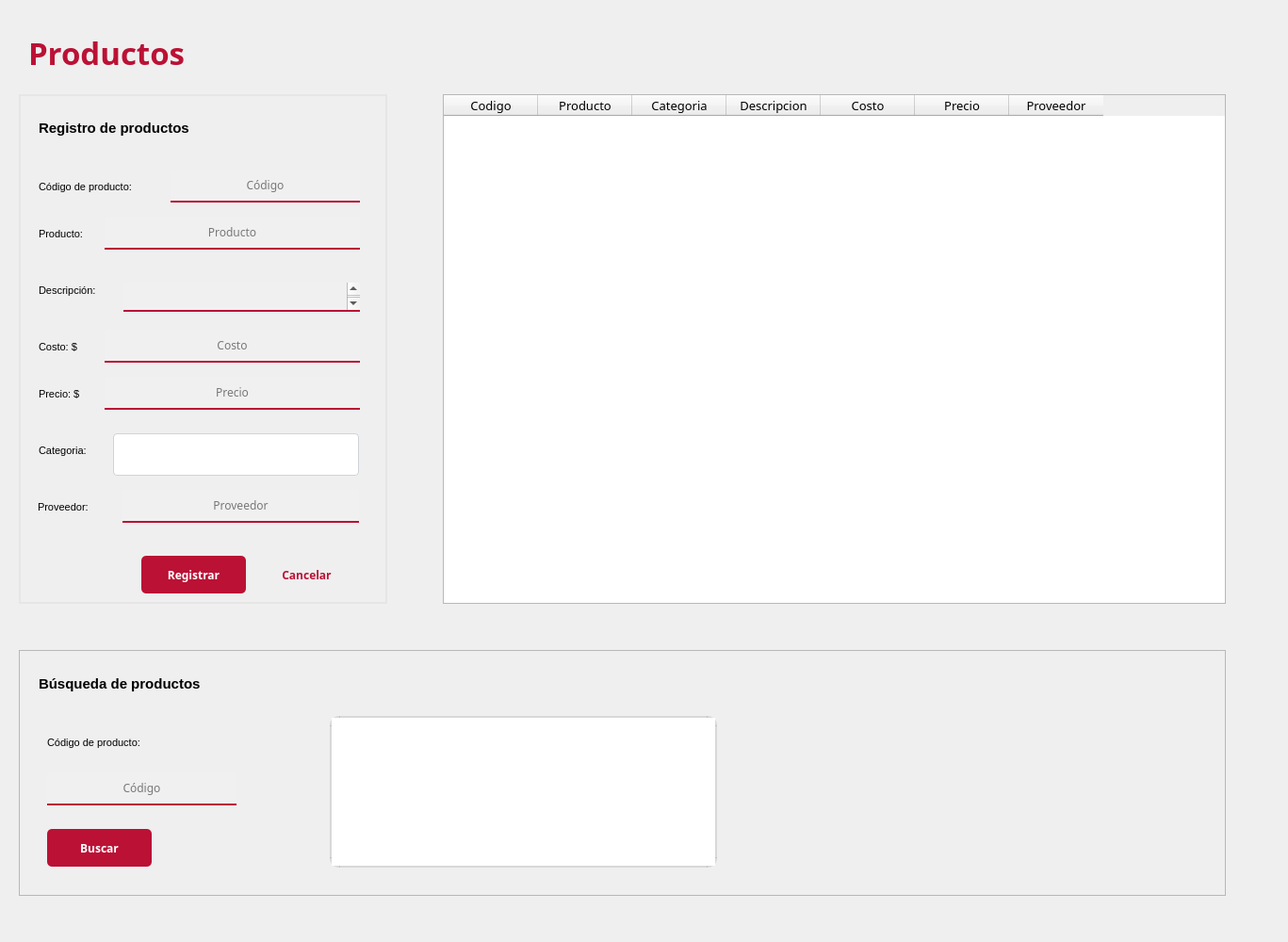
<?xml version="1.0" encoding="UTF-8"?>
<ui version="4.0">
 <class>MainWindow</class>
 <widget class="QMainWindow" name="MainWindow">
  <property name="geometry">
   <rect>
    <x>0</x>
    <y>0</y>
    <width>1367</width>
    <height>1000</height>
   </rect>
  </property>
  <property name="font">
   <font>
    <family>Product Sans</family>
    <pointsize>10</pointsize>
   </font>
  </property>
  <property name="windowTitle">
   <string>MainWindow</string>
  </property>
  <widget class="QWidget" name="centralwidget">
   <widget class="QLabel" name="label">
    <property name="geometry">
     <rect>
      <x>30</x>
      <y>20</y>
      <width>261</width>
      <height>71</height>
     </rect>
    </property>
    <property name="font">
     <font>
      <family>Product Sans</family>
      <pointsize>25</pointsize>
      <weight>75</weight>
      <bold>true</bold>
     </font>
    </property>
    <property name="styleSheet">
     <string notr="true">color: #bb1135;</string>
    </property>
    <property name="text">
     <string>Productos</string>
    </property>
   </widget>
   <widget class="QFrame" name="frame">
    <property name="geometry">
     <rect>
      <x>20</x>
      <y>100</y>
      <width>391</width>
      <height>541</height>
     </rect>
    </property>
    <property name="styleSheet">
     <string notr="true">#frame {
	border: 2px solid rgb(230, 230, 230);
}</string>
    </property>
    <property name="frameShape">
     <enum>QFrame::StyledPanel</enum>
    </property>
    <property name="frameShadow">
     <enum>QFrame::Raised</enum>
    </property>
    <widget class="QComboBox" name="cmbCategoria">
     <property name="geometry">
      <rect>
       <x>100</x>
       <y>360</y>
       <width>261</width>
       <height>45</height>
      </rect>
     </property>
     <property name="font">
      <font>
       <family>Product Sans</family>
       <pointsize>9</pointsize>
       <weight>50</weight>
       <bold>false</bold>
      </font>
     </property>
     <property name="styleSheet">
      <string notr="true">QComboBox {
	border: 1px solid #ced4da;
	border-radius: 4px;
	padding-left: 15px;
}

QComboBox::drop-down {
	border: 0px;
}

QComboBox:on {
	border: 4px solid #c2dbfe;
}

QComboBox QListView {
	font-size: 12px;
	border: 1px solid rgba(0,0,0,.1);
	padding: 5px;
	background-color: #fff;
	outline: 0px;
}

QComboBox QListView:item {
	padding-left: 10px;
	background-color: #fff;
}

QComboBox QListView:item:hover {
	background-color: #1e90ff;
}

QComboBox QListView:item:selected {
	background-color: #1e90ff;
}</string>
     </property>
    </widget>
    <widget class="QLabel" name="label_4">
     <property name="geometry">
      <rect>
       <x>21</x>
       <y>20</y>
       <width>231</width>
       <height>31</height>
      </rect>
     </property>
     <property name="font">
      <font>
       <pointsize>11</pointsize>
       <weight>75</weight>
       <bold>true</bold>
      </font>
     </property>
     <property name="text">
      <string>Registro de productos</string>
     </property>
    </widget>
    <widget class="QLabel" name="label_6">
     <property name="geometry">
      <rect>
       <x>21</x>
       <y>140</y>
       <width>131</width>
       <height>17</height>
      </rect>
     </property>
     <property name="font">
      <font>
       <pointsize>8</pointsize>
      </font>
     </property>
     <property name="text">
      <string>Producto:</string>
     </property>
    </widget>
    <widget class="QLabel" name="label_9">
     <property name="geometry">
      <rect>
       <x>21</x>
       <y>310</y>
       <width>61</width>
       <height>17</height>
      </rect>
     </property>
     <property name="font">
      <font>
       <pointsize>8</pointsize>
      </font>
     </property>
     <property name="text">
      <string>Precio: $</string>
     </property>
    </widget>
    <widget class="QLabel" name="label_5">
     <property name="geometry">
      <rect>
       <x>21</x>
       <y>90</y>
       <width>131</width>
       <height>17</height>
      </rect>
     </property>
     <property name="font">
      <font>
       <pointsize>8</pointsize>
      </font>
     </property>
     <property name="text">
      <string>Código de producto:</string>
     </property>
    </widget>
    <widget class="QLineEdit" name="txtProducto">
     <property name="geometry">
      <rect>
       <x>91</x>
       <y>130</y>
       <width>271</width>
       <height>35</height>
      </rect>
     </property>
     <property name="font">
      <font>
       <family>Product Sans</family>
       <pointsize>9</pointsize>
      </font>
     </property>
     <property name="styleSheet">
      <string notr="true">QLineEdit {
	background-color: rgb(240, 240, 240);
	border: none;
	border-bottom: 2px solid #bb1135;
}</string>
     </property>
     <property name="text">
      <string/>
     </property>
     <property name="alignment">
      <set>Qt::AlignCenter</set>
     </property>
     <property name="placeholderText">
      <string>Producto</string>
     </property>
    </widget>
    <widget class="QLabel" name="label_7">
     <property name="geometry">
      <rect>
       <x>21</x>
       <y>200</y>
       <width>131</width>
       <height>17</height>
      </rect>
     </property>
     <property name="font">
      <font>
       <pointsize>8</pointsize>
      </font>
     </property>
     <property name="text">
      <string>Descripción:</string>
     </property>
    </widget>
    <widget class="QLabel" name="label_8">
     <property name="geometry">
      <rect>
       <x>21</x>
       <y>260</y>
       <width>61</width>
       <height>17</height>
      </rect>
     </property>
     <property name="font">
      <font>
       <pointsize>8</pointsize>
      </font>
     </property>
     <property name="text">
      <string>Costo: $</string>
     </property>
    </widget>
    <widget class="QLabel" name="label_10">
     <property name="geometry">
      <rect>
       <x>21</x>
       <y>370</y>
       <width>71</width>
       <height>17</height>
      </rect>
     </property>
     <property name="font">
      <font>
       <pointsize>8</pointsize>
      </font>
     </property>
     <property name="text">
      <string>Categoria:</string>
     </property>
    </widget>
    <widget class="QTextEdit" name="txtDescripcion">
     <property name="geometry">
      <rect>
       <x>111</x>
       <y>200</y>
       <width>251</width>
       <height>31</height>
      </rect>
     </property>
     <property name="styleSheet">
      <string notr="true">QTextEdit {
	background-color: rgb(240, 240, 240);
	border: none;
	border-bottom: 2px solid #bb1135;
}
</string>
     </property>
     <property name="html">
      <string>&lt;!DOCTYPE HTML PUBLIC &quot;-//W3C//DTD HTML 4.0//EN&quot; &quot;http://www.w3.org/TR/REC-html40/strict.dtd&quot;&gt;
&lt;html&gt;&lt;head&gt;&lt;meta name=&quot;qrichtext&quot; content=&quot;1&quot; /&gt;&lt;style type=&quot;text/css&quot;&gt;
p, li { white-space: pre-wrap; }
&lt;/style&gt;&lt;/head&gt;&lt;body style=&quot; font-family:'MS Shell Dlg 2'; font-size:7.75385pt; font-weight:400; font-style:normal;&quot;&gt;
&lt;p style=&quot;-qt-paragraph-type:empty; margin-top:0px; margin-bottom:0px; margin-left:0px; margin-right:0px; -qt-block-indent:0; text-indent:0px; font-family:'Product Sans'; font-size:10pt;&quot;&gt;&lt;br /&gt;&lt;/p&gt;
&lt;p style=&quot;-qt-paragraph-type:empty; margin-top:0px; margin-bottom:0px; margin-left:0px; margin-right:0px; -qt-block-indent:0; text-indent:0px; font-family:'Product Sans'; font-size:10pt;&quot;&gt;&lt;br /&gt;&lt;/p&gt;&lt;/body&gt;&lt;/html&gt;</string>
     </property>
    </widget>
    <widget class="QLineEdit" name="txtCosto">
     <property name="geometry">
      <rect>
       <x>91</x>
       <y>250</y>
       <width>271</width>
       <height>35</height>
      </rect>
     </property>
     <property name="font">
      <font>
       <family>Product Sans</family>
       <pointsize>9</pointsize>
      </font>
     </property>
     <property name="styleSheet">
      <string notr="true">QLineEdit {
	background-color: rgb(240, 240, 240);
	border: none;
	border-bottom: 2px solid #bb1135;
}</string>
     </property>
     <property name="text">
      <string/>
     </property>
     <property name="alignment">
      <set>Qt::AlignCenter</set>
     </property>
     <property name="placeholderText">
      <string>Costo</string>
     </property>
    </widget>
    <widget class="QLineEdit" name="txtCodigo">
     <property name="geometry">
      <rect>
       <x>161</x>
       <y>80</y>
       <width>201</width>
       <height>35</height>
      </rect>
     </property>
     <property name="font">
      <font>
       <family>Product Sans</family>
       <pointsize>9</pointsize>
      </font>
     </property>
     <property name="styleSheet">
      <string notr="true">QLineEdit {
	background-color: rgb(240, 240, 240);
	border: none;
	border-bottom: 2px solid #bb1135;
}</string>
     </property>
     <property name="text">
      <string/>
     </property>
     <property name="alignment">
      <set>Qt::AlignCenter</set>
     </property>
     <property name="placeholderText">
      <string>Código</string>
     </property>
    </widget>
    <widget class="QLineEdit" name="txtPrecio">
     <property name="geometry">
      <rect>
       <x>91</x>
       <y>300</y>
       <width>271</width>
       <height>35</height>
      </rect>
     </property>
     <property name="font">
      <font>
       <family>Product Sans</family>
       <pointsize>9</pointsize>
      </font>
     </property>
     <property name="styleSheet">
      <string notr="true">QLineEdit {
	background-color: rgb(240, 240, 240);
	border: none;
	border-bottom: 2px solid #bb1135;
}</string>
     </property>
     <property name="text">
      <string/>
     </property>
     <property name="alignment">
      <set>Qt::AlignCenter</set>
     </property>
     <property name="placeholderText">
      <string>Precio</string>
     </property>
    </widget>
    <widget class="QPushButton" name="btnRegistrar">
     <property name="geometry">
      <rect>
       <x>130</x>
       <y>490</y>
       <width>111</width>
       <height>40</height>
      </rect>
     </property>
     <property name="font">
      <font>
       <family>Product Sans</family>
       <pointsize>9</pointsize>
       <weight>75</weight>
       <bold>true</bold>
      </font>
     </property>
     <property name="styleSheet">
      <string notr="true">QPushButton {
	color: #fff;
	background-color: #bb1135;
	border-radius: 5px;
	border: none;
}

QPushButton:pressed {
	background-color: #4d0000;
}</string>
     </property>
     <property name="text">
      <string>Registrar</string>
     </property>
    </widget>
    <widget class="QPushButton" name="btnCancelar">
     <property name="geometry">
      <rect>
       <x>250</x>
       <y>490</y>
       <width>111</width>
       <height>40</height>
      </rect>
     </property>
     <property name="font">
      <font>
       <family>Product Sans</family>
       <pointsize>9</pointsize>
       <weight>75</weight>
       <bold>true</bold>
      </font>
     </property>
     <property name="styleSheet">
      <string notr="true">QPushButton {
	color: #bb1135;
	background-color: none;
	border-radius: 5px;
	border: none;
}

QPushButton:pressed {
	color: #4d0000;
}</string>
     </property>
     <property name="text">
      <string>Cancelar</string>
     </property>
    </widget>
    <widget class="QLineEdit" name="txtProveedor">
     <property name="geometry">
      <rect>
       <x>110</x>
       <y>420</y>
       <width>251</width>
       <height>35</height>
      </rect>
     </property>
     <property name="font">
      <font>
       <family>Product Sans</family>
       <pointsize>9</pointsize>
      </font>
     </property>
     <property name="styleSheet">
      <string notr="true">QLineEdit {
	background-color: rgb(240, 240, 240);
	border: none;
	border-bottom: 2px solid #bb1135;
}</string>
     </property>
     <property name="text">
      <string/>
     </property>
     <property name="alignment">
      <set>Qt::AlignCenter</set>
     </property>
     <property name="placeholderText">
      <string>Proveedor</string>
     </property>
    </widget>
    <widget class="QLabel" name="label_12">
     <property name="geometry">
      <rect>
       <x>20</x>
       <y>430</y>
       <width>131</width>
       <height>17</height>
      </rect>
     </property>
     <property name="font">
      <font>
       <pointsize>8</pointsize>
      </font>
     </property>
     <property name="text">
      <string>Proveedor:</string>
     </property>
    </widget>
   </widget>
   <widget class="QTableWidget" name="tbwProductos">
    <property name="geometry">
     <rect>
      <x>470</x>
      <y>100</y>
      <width>831</width>
      <height>541</height>
     </rect>
    </property>
    <property name="minimumSize">
     <size>
      <width>0</width>
      <height>0</height>
     </size>
    </property>
    <column>
     <property name="text">
      <string>Codigo</string>
     </property>
    </column>
    <column>
     <property name="text">
      <string>Producto</string>
     </property>
    </column>
    <column>
     <property name="text">
      <string>Categoria</string>
     </property>
    </column>
    <column>
     <property name="text">
      <string>Descripcion</string>
     </property>
    </column>
    <column>
     <property name="text">
      <string>Costo</string>
     </property>
    </column>
    <column>
     <property name="text">
      <string>Precio</string>
     </property>
    </column>
    <column>
     <property name="text">
      <string>Proveedor</string>
     </property>
    </column>
   </widget>
   <widget class="QFrame" name="frame_2">
    <property name="geometry">
     <rect>
      <x>20</x>
      <y>690</y>
      <width>1281</width>
      <height>261</height>
     </rect>
    </property>
    <property name="styleSheet">
     <string notr="true">#frame {
	border: 2px solid rgb(230, 230, 230);
}</string>
    </property>
    <property name="frameShape">
     <enum>QFrame::StyledPanel</enum>
    </property>
    <property name="frameShadow">
     <enum>QFrame::Raised</enum>
    </property>
    <widget class="QLabel" name="label_11">
     <property name="geometry">
      <rect>
       <x>21</x>
       <y>20</y>
       <width>251</width>
       <height>31</height>
      </rect>
     </property>
     <property name="font">
      <font>
       <pointsize>11</pointsize>
       <weight>75</weight>
       <bold>true</bold>
      </font>
     </property>
     <property name="text">
      <string>Búsqueda de productos</string>
     </property>
    </widget>
    <widget class="QLabel" name="label_14">
     <property name="geometry">
      <rect>
       <x>30</x>
       <y>90</y>
       <width>131</width>
       <height>17</height>
      </rect>
     </property>
     <property name="font">
      <font>
       <pointsize>8</pointsize>
      </font>
     </property>
     <property name="text">
      <string>Código de producto:</string>
     </property>
    </widget>
    <widget class="QLineEdit" name="txtCodigoB">
     <property name="geometry">
      <rect>
       <x>30</x>
       <y>130</y>
       <width>201</width>
       <height>35</height>
      </rect>
     </property>
     <property name="font">
      <font>
       <family>Product Sans</family>
       <pointsize>9</pointsize>
      </font>
     </property>
     <property name="styleSheet">
      <string notr="true">QLineEdit {
	background-color: rgb(240, 240, 240);
	border: none;
	border-bottom: 2px solid #bb1135;
}</string>
     </property>
     <property name="text">
      <string/>
     </property>
     <property name="alignment">
      <set>Qt::AlignCenter</set>
     </property>
     <property name="placeholderText">
      <string>Código</string>
     </property>
    </widget>
    <widget class="QPlainTextEdit" name="txtDisplay">
     <property name="geometry">
      <rect>
       <x>330</x>
       <y>70</y>
       <width>411</width>
       <height>161</height>
      </rect>
     </property>
     <property name="styleSheet">
      <string notr="true">QPlainTextEdit {
	color: #77767c;
	border: 2px solid  rgba(0,0,0,0.1);
	border-radius: 10px;
}

QPlainTextEdit:focus {
	border:2px solid #c8d6ed;
}</string>
     </property>
    </widget>
    <widget class="QPushButton" name="btnBuscar">
     <property name="geometry">
      <rect>
       <x>30</x>
       <y>190</y>
       <width>111</width>
       <height>40</height>
      </rect>
     </property>
     <property name="font">
      <font>
       <family>Product Sans</family>
       <pointsize>9</pointsize>
       <weight>75</weight>
       <bold>true</bold>
      </font>
     </property>
     <property name="styleSheet">
      <string notr="true">QPushButton {
	color: #fff;
	background-color: #bb1135;
	border-radius: 5px;
	border: none;
}

QPushButton:pressed {
	background-color: #4d0000;
}</string>
     </property>
     <property name="text">
      <string>Buscar</string>
     </property>
    </widget>
   </widget>
  </widget>
 </widget>
 <resources/>
 <connections/>
</ui>
